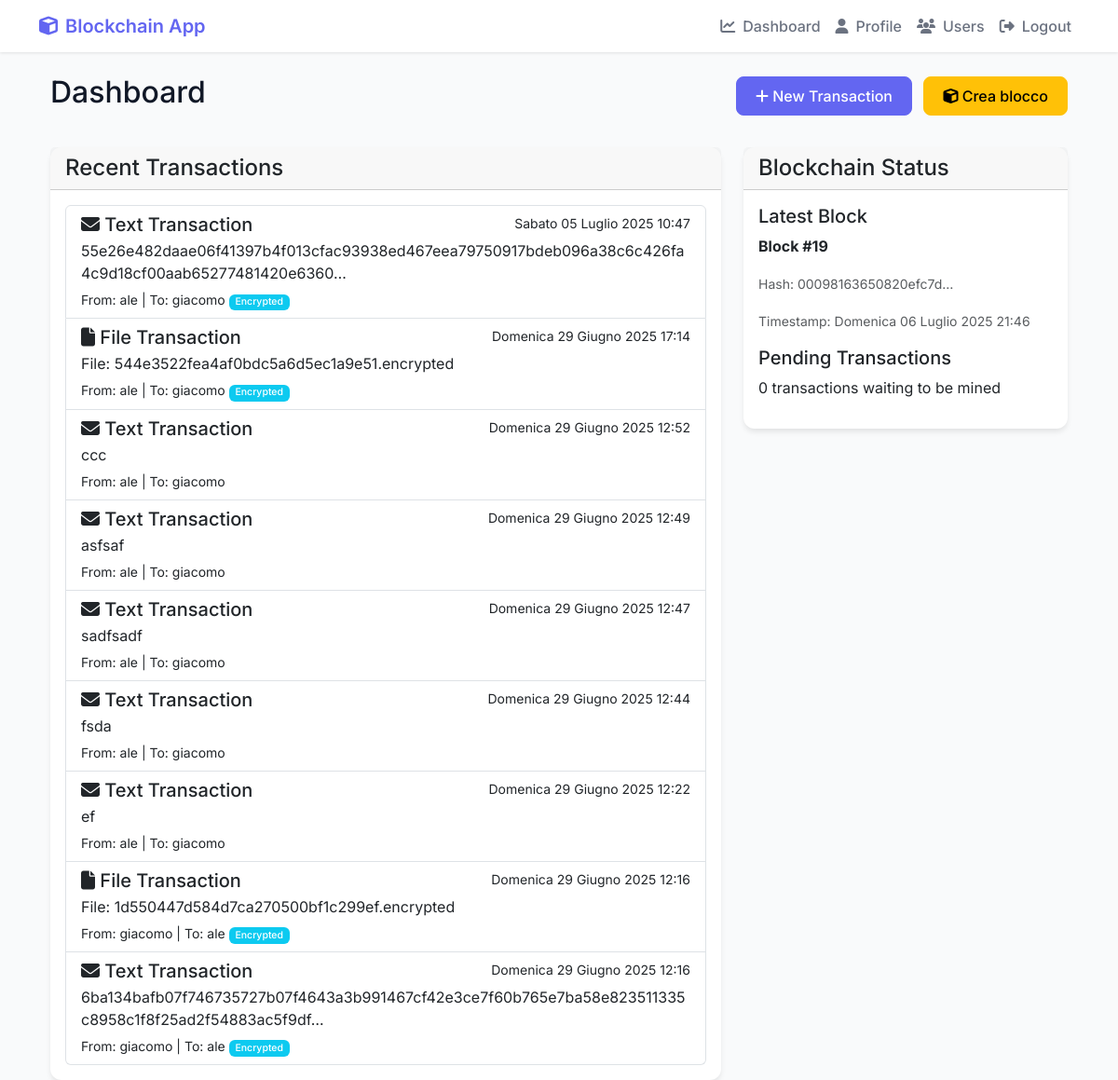
/dashboard/ (signed in), run on the app's committed database.
### Cripto1/models.py (models this page shows, shortened)
class Transaction(models.Model):
    TRANSACTION_TYPES = [
        ('text', 'Text Message'),
        ('file', 'File Upload'),
    ]
    block = models.ForeignKey(Block, on_delete=models.CASCADE, related_name='transactions', null=True, blank=True)
    type = models.CharField(max_length=50, choices=TRANSACTION_TYPES)
    sender = models.ForeignKey(User, on_delete=models.CASCADE, related_name='sent_transactions')
    receiver = models.ForeignKey(User, on_delete=models.CASCADE, related_name='received_transactions')
    sender_public_key = models.TextField(null=True, blank=True)  # Nuovo campo
    content = models.TextField(blank=True)  # For text messages
    file = models.FileField(upload_to='transaction_files/', null=True, blank=True,
                          validators=[FileExtensionValidator(allowed_extensions=['pdf', 'csv', 'xlsx', 'xls', 'doc', 'docx', 'txt'])])
    timestamp = models.FloatField()
    transaction_hash = models.CharField(max_length=255, unique=True)
    signature = models.TextField(null=True, blank=True)
    is_encrypted = models.BooleanField(default=False)
    original_filename = models.CharField(max_length=255, blank=True, null=True) # Per salvare il nome originale del file cifrato
    encrypted_symmetric_key = models.BinaryField(null=True, blank=True) # Per la chiave simmetrica cifrata del file
    receiver_public_key_at_encryption = models.TextField(null=True, blank=True) # Public key of receiver at the time of encryption
    max_downloads = models.IntegerField(null=True, blank=True, default=None) # Numero massimo di download consentiti
    current_downloads = models.IntegerField(default=0) # Contatore dei download effettuati
    is_viewed = models.BooleanField(default=False) # Indica se la transazione è stata visualizzata dal destinatario

class Block(models.Model):
    index = models.IntegerField(unique=True)
    timestamp = models.FloatField()
    proof = models.CharField(max_length=255)
    previous_hash = models.CharField(max_length=255)
    hash = models.CharField(max_length=255)
    nonce = models.CharField(max_length=255)
    merkle_root = models.CharField(max_length=255)
    difficulty = models.FloatField(default=4.0, null=True, blank=True)
    class Meta:
        ordering = ['index']

### Cripto1/views.py (the view)
# urls.py: path('dashboard/', views.dashboard, name='dashboard'),
@login_required
def dashboard(request):
    user_profile, created = UserProfile.objects.get_or_create(user=request.user)
    if created or not user_profile.public_key or not user_profile.private_key:
        user_profile.generate_key_pair()
    blockchain_state = BlockchainState.objects.first()
    percentage_mined = 0
    if blockchain_state and blockchain_state.max_supply > 0:
        percentage_mined = (blockchain_state.current_supply / blockchain_state.max_supply) * 100
    latest_blocks = list(Block.objects.all().order_by('-index')[:10])
    for block in latest_blocks:
        block.timestamp_datetime = datetime.fromtimestamp(block.timestamp, tz=timezone.get_current_timezone())
    user_transactions = []
    transactions_queryset = Transaction.objects.filter(
        models.Q(sender=request.user) |
        models.Q(receiver=request.user)
    ).order_by('-timestamp')[:10]
    for tx in transactions_queryset:
        tx.timestamp_datetime = datetime.fromtimestamp(tx.timestamp, tz=timezone.get_current_timezone())
        user_transactions.append(tx)
    pending_count = Transaction.objects.filter(block__isnull=True).count()
    unviewed_received_transactions_count = Transaction.objects.filter(
        receiver=request.user,
        is_viewed=False
    ).count()
    context = {
        'user_profile': user_profile,
        'blockchain_state': blockchain_state,
        'blocks': latest_blocks,
        'transactions': user_transactions,
        'percentage_mined': percentage_mined,
        'pending_count': pending_count,
        'unviewed_received_transactions_count': unviewed_received_transactions_count,
        'create_transaction_url': reverse('Cripto1:create_transaction'),
        'all_transactions_url': reverse('Cripto1:all_transactions'),
    }
    return render(request, 'Cripto1/dashboard.html', context)

### Cripto1/models.py (called while the page is built)
    def is_locked(self):
        if self.locked_until and timezone.now() < self.locked_until:
            return True
        return False

    def update_last_login(self, ip_address=None):
        self.last_login_date = timezone.now()
        if ip_address:
            self.last_login_ip = ip_address
        self.save()

### Cripto1/templates/Cripto1/dashboard.html (shortened to what this page needs)
{% extends 'Cripto1/base.html' %}
{% block content %}
<div class="container mt-4">
    <div class="row">
        <div class="col-md-12 mb-4">
            <div class="d-flex justify-content-between align-items-center">
                <h2>Dashboard
                </h2>
                <div>
                    <a href="{% url 'Cripto1:create_transaction' %}" class="btn btn-primary">
                        <i class="fas fa-plus"></i> New Transaction
                    </a>
                    <button id="mineBlockBtn" class="btn btn-warning ms-2">
                        <i class="fas fa-cube"></i> Crea blocco
                    </button>
                </div>
            </div>
        </div>
    </div>
    <div class="row">
        <div class="col-md-8">
            <div class="card">
                <div class="card-header">
                    <h4 class="mb-0">Recent Transactions</h4>
                </div>
                <div class="card-body">
                    {% if transactions %}
                        <div class="list-group">
                            {% for tx in transactions %}
                                <a href="{% url 'Cripto1:transaction_details' tx.id %}" class="list-group-item list-group-item-action">
                                    <div class="d-flex w-100 justify-content-between">
                                        <h5 class="mb-1">
                                            {% if tx.type == 'text' %}
                                                <i class="fas fa-envelope"></i>
                                            {% else %}
                                                <i class="fas fa-file"></i>
                                            {% endif %}
                                            {{ tx.type|title }} Transaction
                                        </h5>
                                        <small>{{ tx.timestamp_datetime }}</small>
                                    </div>
                                    <p class="mb-1">
                                        {% if tx.type == 'text' %}
                                            {{ tx.content|truncatechars:100 }}
                                        {% else %}
                                            File: {{ tx.file.name|slice:"19:" }}
                                        {% endif %}
                                    </p>
                                    <small>
                                        From: {{ tx.sender.username }} | To: {{ tx.receiver.username }}
                                        {% if tx.is_encrypted %}
                                            <span class="badge bg-info">Encrypted</span>
                                        {% endif %}
                                    </small>
                                </a>
                            {% endfor %}
                        </div>
                    {% else %}
                        <p class="text-muted">No recent transactions.</p>
                    {% endif %}
                </div>
            </div>
        </div>
        <div class="col-md-4">
            <div class="card">
                <div class="card-header">
                    <h4 class="mb-0">Blockchain Status</h4>
                </div>
                <div class="card-body">
                    {% if blockchain_state %}
                        <div class="mb-3">
                            <h5>Latest Block</h5>
                            {% if blocks %}
                                <p><strong>Block #{{ blocks.0.index }}</strong></p>
                                <p><small class="text-muted">Hash: {{ blocks.0.hash|truncatechars:20 }}</small></p>
                                <p><small class="text-muted">Timestamp: {{ blocks.0.timestamp_datetime }}</small></p>
                            {% else %}
                                <p class="text-muted">No blocks yet.</p>
                            {% endif %}
                        </div>
                        <div class="mb-3">
                            <h5>Pending Transactions</h5>
                            <p>{{ pending_count }} transactions waiting to be mined
                            </p>
                        </div>
                    {% else %}
                        <p class="text-muted">Blockchain not initialized.</p>
                    {% endif %}
                </div>
            </div>
        </div>
    </div>
</div>
<div class="toast-container position-fixed bottom-0 end-0 p-3">
</div>
{% endblock %}

### Cripto1/templates/Cripto1/base.html (style rules this page uses)
:root { --primary-color: #6366f1; --secondary-color: #4f46e5; --success-color: #22c55e; --danger-color: #ef4444; --warning-color: #f59e0b; --info-color: #3b82f6; --background-color: #f9fafb; --card-background: #ffffff; --text-primary: #111827; --text-secondary: #6b7280; }
body { font-family: 'Inter', sans-serif; background-color: var(--background-color); color: var(--text-primary); }
.card { border: none; border-radius: 12px; box-shadow: 0 4px 6px -1px rgba(0,0,0,0.1); background: var(--card-background); transition: transform 0.2s ease, box-shadow 0.2s ease; }
.btn { font-weight: 500; border-radius: 8px; padding: 0.5rem 1.25rem; transition: all 0.2s ease; }
.btn-primary { background-color: var(--primary-color); border-color: var(--primary-color); }
.badge { font-weight: 500; padding: 0.35em 0.65em; border-radius: 6px; }

### data on the page
Transaction: type "Text", timestamp_datetime "Sabato 05 Luglio 2025 10:47", content "55e26e482daae06f41397b4f013cfac93938ed467eea79750917bdeb096a38c6c426fa4c9d18cf00aab65277481420e6360…", sender.username "ale", receiver.username "giacomo", is_encrypted "Encrypted"
Transaction: type "File", timestamp_datetime "Domenica 29 Giugno 2025 17:14", file.name "544e3522fea4af0bdc5a6d5ec1a9e51.encrypted", sender.username "ale", receiver.username "giacomo", is_encrypted "Encrypted"
Transaction: type "Text", timestamp_datetime "Domenica 29 Giugno 2025 12:52", content "ccc", sender.username "ale", receiver.username "giacomo"
Transaction: type "Text", timestamp_datetime "Domenica 29 Giugno 2025 12:49", content "asfsaf", sender.username "ale", receiver.username "giacomo"
Transaction: type "Text", timestamp_datetime "Domenica 29 Giugno 2025 12:47", content "sadfsadf", sender.username "ale", receiver.username "giacomo"
Transaction: type "Text", timestamp_datetime "Domenica 29 Giugno 2025 12:44", content "fsda", sender.username "ale", receiver.username "giacomo"
Transaction: type "Text", timestamp_datetime "Domenica 29 Giugno 2025 12:22", content "ef", sender.username "ale", receiver.username "giacomo"
Transaction: type "File", timestamp_datetime "Domenica 29 Giugno 2025 12:16", file.name "1d550447d584d7ca270500bf1c299ef.encrypted", sender.username "giacomo", receiver.username "ale", is_encrypted "Encrypted"
Transaction: type "Text", timestamp_datetime "Domenica 29 Giugno 2025 12:16", content "6ba134bafb07f746735727b07f4643a3b991467cf42e3ce7f60b765e7ba58e823511335c8958c1f8f25ad2f54883ac5f9df…", sender.username "giacomo", receiver.username "ale", is_encrypted "Encrypted"
Block: index "19", hash "00098163650820efc7d…", blocks "Domenica 06 Luglio 2025 21:46"

### other printed values
{{ pending_count }} "0"
